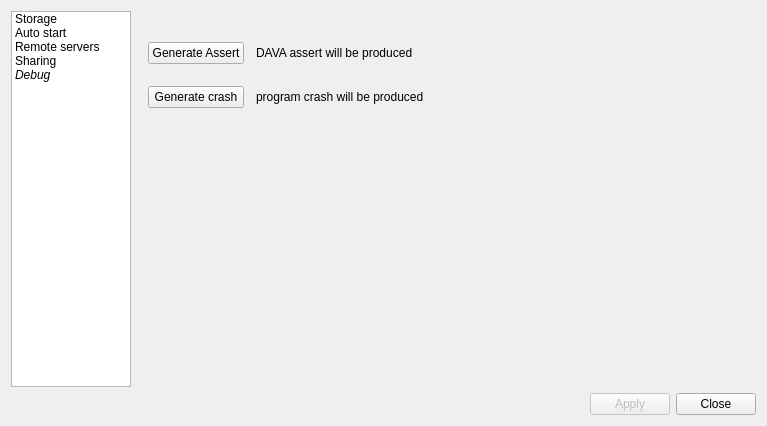
<?xml version="1.0" encoding="UTF-8"?>
<ui version="4.0">
 <class>AssetCacheServerWidget</class>
 <widget class="QMainWindow" name="AssetCacheServerWidget">
  <property name="enabled">
   <bool>true</bool>
  </property>
  <property name="geometry">
   <rect>
    <x>0</x>
    <y>0</y>
    <width>767</width>
    <height>426</height>
   </rect>
  </property>
  <property name="sizePolicy">
   <sizepolicy hsizetype="Preferred" vsizetype="MinimumExpanding">
    <horstretch>0</horstretch>
    <verstretch>0</verstretch>
   </sizepolicy>
  </property>
  <property name="minimumSize">
   <size>
    <width>600</width>
    <height>0</height>
   </size>
  </property>
  <property name="maximumSize">
   <size>
    <width>16777215</width>
    <height>16777215</height>
   </size>
  </property>
  <property name="baseSize">
   <size>
    <width>450</width>
    <height>0</height>
   </size>
  </property>
  <property name="windowTitle">
   <string>Asset Cache Server</string>
  </property>
  <widget class="QWidget" name="centralWidget">
   <property name="sizePolicy">
    <sizepolicy hsizetype="Preferred" vsizetype="MinimumExpanding">
     <horstretch>0</horstretch>
     <verstretch>0</verstretch>
    </sizepolicy>
   </property>
   <layout class="QGridLayout" name="gridLayout">
    <item row="1" column="0" colspan="5">
     <layout class="QHBoxLayout" name="saveCancelLayout">
      <item>
       <spacer name="horizontalSpacer">
        <property name="orientation">
         <enum>Qt::Horizontal</enum>
        </property>
        <property name="sizeHint" stdset="0">
         <size>
          <width>40</width>
          <height>20</height>
         </size>
        </property>
       </spacer>
      </item>
      <item>
       <widget class="QPushButton" name="applyButton">
        <property name="enabled">
         <bool>false</bool>
        </property>
        <property name="text">
         <string>Apply</string>
        </property>
       </widget>
      </item>
      <item>
       <widget class="QPushButton" name="closeButton">
        <property name="text">
         <string>Close</string>
        </property>
       </widget>
      </item>
     </layout>
    </item>
    <item row="0" column="0">
     <widget class="QListWidget" name="settingsListWidget">
      <property name="sizePolicy">
       <sizepolicy hsizetype="Fixed" vsizetype="Expanding">
        <horstretch>0</horstretch>
        <verstretch>0</verstretch>
       </sizepolicy>
      </property>
      <property name="minimumSize">
       <size>
        <width>120</width>
        <height>0</height>
       </size>
      </property>
      <property name="maximumSize">
       <size>
        <width>120</width>
        <height>16777215</height>
       </size>
      </property>
      <item>
       <property name="text">
        <string>Storage</string>
       </property>
      </item>
      <item>
       <property name="text">
        <string>Auto start</string>
       </property>
      </item>
      <item>
       <property name="text">
        <string>Remote servers</string>
       </property>
      </item>
      <item>
       <property name="text">
        <string>Sharing</string>
       </property>
      </item>
      <item>
       <property name="text">
        <string>Debug</string>
       </property>
       <property name="font">
        <font>
         <italic>true</italic>
         <strikeout>false</strikeout>
        </font>
       </property>
      </item>
     </widget>
    </item>
    <item row="0" column="1">
     <widget class="QStackedWidget" name="stackedWidget">
      <property name="currentIndex">
       <number>4</number>
      </property>
      <widget class="QWidget" name="pageStorage">
       <layout class="QVBoxLayout" name="verticalLayout">
        <item>
         <layout class="QVBoxLayout" name="verticalLayout_4">
          <item>
           <layout class="QGridLayout" name="gridLayout_3">
            <item row="0" column="0">
             <widget class="QLabel" name="cacheLabel_3">
              <property name="sizePolicy">
               <sizepolicy hsizetype="Preferred" vsizetype="Fixed">
                <horstretch>0</horstretch>
                <verstretch>0</verstretch>
               </sizepolicy>
              </property>
              <property name="minimumSize">
               <size>
                <width>0</width>
                <height>25</height>
               </size>
              </property>
              <property name="maximumSize">
               <size>
                <width>150</width>
                <height>25</height>
               </size>
              </property>
              <property name="text">
               <string>Cache folder:</string>
              </property>
              <property name="alignment">
               <set>Qt::AlignLeading|Qt::AlignLeft|Qt::AlignVCenter</set>
              </property>
             </widget>
            </item>
            <item row="1" column="0">
             <widget class="QLabel" name="folderSizeLabel">
              <property name="sizePolicy">
               <sizepolicy hsizetype="Preferred" vsizetype="Fixed">
                <horstretch>0</horstretch>
                <verstretch>0</verstretch>
               </sizepolicy>
              </property>
              <property name="minimumSize">
               <size>
                <width>0</width>
                <height>25</height>
               </size>
              </property>
              <property name="maximumSize">
               <size>
                <width>16777215</width>
                <height>25</height>
               </size>
              </property>
              <property name="text">
               <string>Cache maximum size:</string>
              </property>
              <property name="alignment">
               <set>Qt::AlignLeading|Qt::AlignLeft|Qt::AlignVCenter</set>
              </property>
             </widget>
            </item>
            <item row="1" column="1">
             <widget class="QDoubleSpinBox" name="cacheSizeSpinBox">
              <property name="sizePolicy">
               <sizepolicy hsizetype="Preferred" vsizetype="Fixed">
                <horstretch>0</horstretch>
                <verstretch>0</verstretch>
               </sizepolicy>
              </property>
              <property name="minimumSize">
               <size>
                <width>0</width>
                <height>0</height>
               </size>
              </property>
              <property name="maximumSize">
               <size>
                <width>100</width>
                <height>16777215</height>
               </size>
              </property>
              <property name="alignment">
               <set>Qt::AlignRight|Qt::AlignTrailing|Qt::AlignVCenter</set>
              </property>
              <property name="suffix">
               <string> GB</string>
              </property>
              <property name="value">
               <double>5.000000000000000</double>
              </property>
             </widget>
            </item>
            <item row="1" column="2">
             <widget class="QLabel" name="label_">
              <property name="text">
               <string>disk space allowed to be occupied by asset cache</string>
              </property>
             </widget>
            </item>
            <item row="2" column="0">
             <spacer name="verticalSpacer_10">
              <property name="orientation">
               <enum>Qt::Vertical</enum>
              </property>
              <property name="sizeType">
               <enum>QSizePolicy::Fixed</enum>
              </property>
              <property name="sizeHint" stdset="0">
               <size>
                <width>20</width>
                <height>35</height>
               </size>
              </property>
             </spacer>
            </item>
            <item row="2" column="3">
             <widget class="QPushButton" name="clearButton">
              <property name="sizePolicy">
               <sizepolicy hsizetype="Fixed" vsizetype="Fixed">
                <horstretch>0</horstretch>
                <verstretch>0</verstretch>
               </sizepolicy>
              </property>
              <property name="text">
               <string>Clear</string>
              </property>
             </widget>
            </item>
            <item row="3" column="0">
             <widget class="QLabel" name="numberOfFilesLabel">
              <property name="sizePolicy">
               <sizepolicy hsizetype="Preferred" vsizetype="Fixed">
                <horstretch>0</horstretch>
                <verstretch>0</verstretch>
               </sizepolicy>
              </property>
              <property name="minimumSize">
               <size>
                <width>0</width>
                <height>25</height>
               </size>
              </property>
              <property name="maximumSize">
               <size>
                <width>16777215</width>
                <height>25</height>
               </size>
              </property>
              <property name="text">
               <string>Number of files in memory:</string>
              </property>
              <property name="alignment">
               <set>Qt::AlignLeading|Qt::AlignLeft|Qt::AlignVCenter</set>
              </property>
             </widget>
            </item>
            <item row="3" column="1">
             <widget class="QSpinBox" name="numberOfFilesSpinBox">
              <property name="sizePolicy">
               <sizepolicy hsizetype="Preferred" vsizetype="Fixed">
                <horstretch>0</horstretch>
                <verstretch>0</verstretch>
               </sizepolicy>
              </property>
              <property name="minimumSize">
               <size>
                <width>0</width>
                <height>0</height>
               </size>
              </property>
              <property name="maximumSize">
               <size>
                <width>100</width>
                <height>16777215</height>
               </size>
              </property>
              <property name="alignment">
               <set>Qt::AlignRight|Qt::AlignTrailing|Qt::AlignVCenter</set>
              </property>
              <property name="minimum">
               <number>1</number>
              </property>
              <property name="maximum">
               <number>9999</number>
              </property>
              <property name="value">
               <number>5</number>
              </property>
             </widget>
            </item>
            <item row="3" column="2">
             <widget class="QLabel" name="numberOfFilesLabel2">
              <property name="sizePolicy">
               <sizepolicy hsizetype="Preferred" vsizetype="Fixed">
                <horstretch>0</horstretch>
                <verstretch>0</verstretch>
               </sizepolicy>
              </property>
              <property name="text">
               <string>number of files stored in RAM for faster data referencing</string>
              </property>
             </widget>
            </item>
            <item row="4" column="0">
             <widget class="QLabel" name="autoSaveLabel">
              <property name="sizePolicy">
               <sizepolicy hsizetype="Preferred" vsizetype="Fixed">
                <horstretch>0</horstretch>
                <verstretch>0</verstretch>
               </sizepolicy>
              </property>
              <property name="minimumSize">
               <size>
                <width>0</width>
                <height>25</height>
               </size>
              </property>
              <property name="maximumSize">
               <size>
                <width>16777215</width>
                <height>25</height>
               </size>
              </property>
              <property name="text">
               <string>Auto save timeout:</string>
              </property>
              <property name="alignment">
               <set>Qt::AlignLeading|Qt::AlignLeft|Qt::AlignVCenter</set>
              </property>
             </widget>
            </item>
            <item row="4" column="1">
             <widget class="QSpinBox" name="autoSaveTimeoutSpinBox">
              <property name="sizePolicy">
               <sizepolicy hsizetype="Preferred" vsizetype="Fixed">
                <horstretch>0</horstretch>
                <verstretch>0</verstretch>
               </sizepolicy>
              </property>
              <property name="minimumSize">
               <size>
                <width>0</width>
                <height>0</height>
               </size>
              </property>
              <property name="maximumSize">
               <size>
                <width>100</width>
                <height>16777215</height>
               </size>
              </property>
              <property name="alignment">
               <set>Qt::AlignRight|Qt::AlignTrailing|Qt::AlignVCenter</set>
              </property>
              <property name="suffix">
               <string> min</string>
              </property>
              <property name="minimum">
               <number>1</number>
              </property>
              <property name="maximum">
               <number>60</number>
              </property>
              <property name="value">
               <number>5</number>
              </property>
             </widget>
            </item>
            <item row="4" column="2">
             <widget class="QLabel" name="autoSaveLabel2">
              <property name="sizePolicy">
               <sizepolicy hsizetype="Preferred" vsizetype="Fixed">
                <horstretch>0</horstretch>
                <verstretch>0</verstretch>
               </sizepolicy>
              </property>
              <property name="text">
               <string>period of resaving of cache.dat file</string>
              </property>
             </widget>
            </item>
            <item row="0" column="1" colspan="3">
             <layout class="QHBoxLayout" name="horizontalLayout">
              <item>
               <widget class="QLineEdit" name="cacheFolderLineEdit">
                <property name="minimumSize">
                 <size>
                  <width>200</width>
                  <height>22</height>
                 </size>
                </property>
                <property name="maximumSize">
                 <size>
                  <width>16777215</width>
                  <height>22</height>
                 </size>
                </property>
               </widget>
              </item>
              <item>
               <widget class="QPushButton" name="selectFolderButton">
                <property name="minimumSize">
                 <size>
                  <width>50</width>
                  <height>0</height>
                 </size>
                </property>
                <property name="maximumSize">
                 <size>
                  <width>50</width>
                  <height>16777215</height>
                 </size>
                </property>
                <property name="text">
                 <string>...</string>
                </property>
               </widget>
              </item>
             </layout>
            </item>
            <item row="2" column="1" colspan="2">
             <widget class="QProgressBar" name="occupiedSizeBar">
              <property name="styleSheet">
               <string notr="true">QProgressBar {
    border: 1px solid grey;
}

QProgressBar::chunk {
	background-color: rgb(85, 170, 255)
}</string>
              </property>
              <property name="value">
               <number>24</number>
              </property>
              <property name="alignment">
               <set>Qt::AlignCenter</set>
              </property>
              <property name="textVisible">
               <bool>true</bool>
              </property>
              <property name="invertedAppearance">
               <bool>false</bool>
              </property>
              <property name="format">
               <string>space used: %p% </string>
              </property>
             </widget>
            </item>
           </layout>
          </item>
         </layout>
        </item>
        <item>
         <spacer name="verticalSpacer_8">
          <property name="orientation">
           <enum>Qt::Vertical</enum>
          </property>
          <property name="sizeType">
           <enum>QSizePolicy::Expanding</enum>
          </property>
          <property name="sizeHint" stdset="0">
           <size>
            <width>20</width>
            <height>98</height>
           </size>
          </property>
         </spacer>
        </item>
       </layout>
      </widget>
      <widget class="QWidget" name="pageAutoStart">
       <layout class="QVBoxLayout" name="verticalLayout_3">
        <item>
         <layout class="QHBoxLayout" name="horizontalLayout_2">
          <item>
           <layout class="QGridLayout" name="gridLayout_4">
            <item row="2" column="1">
             <widget class="QLabel" name="restartLabel2_3">
              <property name="sizePolicy">
               <sizepolicy hsizetype="Preferred" vsizetype="Fixed">
                <horstretch>0</horstretch>
                <verstretch>0</verstretch>
               </sizepolicy>
              </property>
              <property name="minimumSize">
               <size>
                <width>0</width>
                <height>30</height>
               </size>
              </property>
              <property name="maximumSize">
               <size>
                <width>16777215</width>
                <height>30</height>
               </size>
              </property>
              <property name="text">
               <string>restart server on crash. System reboot is required to take effect.</string>
              </property>
              <property name="wordWrap">
               <bool>false</bool>
              </property>
             </widget>
            </item>
            <item row="0" column="0">
             <widget class="QCheckBox" name="systemStartupCheckBox">
              <property name="sizePolicy">
               <sizepolicy hsizetype="Minimum" vsizetype="Fixed">
                <horstretch>0</horstretch>
                <verstretch>20</verstretch>
               </sizepolicy>
              </property>
              <property name="minimumSize">
               <size>
                <width>0</width>
                <height>20</height>
               </size>
              </property>
              <property name="text">
               <string/>
              </property>
             </widget>
            </item>
            <item row="0" column="1">
             <widget class="QLabel" name="label_10">
              <property name="sizePolicy">
               <sizepolicy hsizetype="Preferred" vsizetype="Fixed">
                <horstretch>0</horstretch>
                <verstretch>0</verstretch>
               </sizepolicy>
              </property>
              <property name="minimumSize">
               <size>
                <width>0</width>
                <height>30</height>
               </size>
              </property>
              <property name="maximumSize">
               <size>
                <width>16777215</width>
                <height>30</height>
               </size>
              </property>
              <property name="text">
               <string>launch application on OS startup</string>
              </property>
             </widget>
            </item>
            <item row="1" column="0">
             <widget class="QCheckBox" name="autoStartCheckBox">
              <property name="sizePolicy">
               <sizepolicy hsizetype="Minimum" vsizetype="Fixed">
                <horstretch>0</horstretch>
                <verstretch>20</verstretch>
               </sizepolicy>
              </property>
              <property name="minimumSize">
               <size>
                <width>0</width>
                <height>20</height>
               </size>
              </property>
              <property name="text">
               <string/>
              </property>
              <property name="tristate">
               <bool>false</bool>
              </property>
             </widget>
            </item>
            <item row="2" column="0">
             <widget class="QCheckBox" name="restartCheckBox">
              <property name="text">
               <string/>
              </property>
             </widget>
            </item>
            <item row="1" column="1">
             <widget class="QLabel" name="autoStartLabel2_3">
              <property name="sizePolicy">
               <sizepolicy hsizetype="Preferred" vsizetype="Fixed">
                <horstretch>0</horstretch>
                <verstretch>0</verstretch>
               </sizepolicy>
              </property>
              <property name="minimumSize">
               <size>
                <width>0</width>
                <height>30</height>
               </size>
              </property>
              <property name="maximumSize">
               <size>
                <width>16777215</width>
                <height>30</height>
               </size>
              </property>
              <property name="text">
               <string>set 'started' state on application launch</string>
              </property>
             </widget>
            </item>
           </layout>
          </item>
          <item>
           <spacer name="horizontalSpacer_2">
            <property name="orientation">
             <enum>Qt::Horizontal</enum>
            </property>
            <property name="sizeHint" stdset="0">
             <size>
              <width>40</width>
              <height>20</height>
             </size>
            </property>
           </spacer>
          </item>
         </layout>
        </item>
        <item>
         <spacer name="verticalSpacer">
          <property name="orientation">
           <enum>Qt::Vertical</enum>
          </property>
          <property name="sizeHint" stdset="0">
           <size>
            <width>20</width>
            <height>129</height>
           </size>
          </property>
         </spacer>
        </item>
       </layout>
      </widget>
      <widget class="QWidget" name="pageRemote">
       <layout class="QVBoxLayout" name="verticalLayout_2">
        <item>
         <layout class="QHBoxLayout" name="horizontalLayout_3">
          <item>
           <widget class="QLabel" name="label">
            <property name="text">
             <string>Connect to remote:</string>
            </property>
           </widget>
          </item>
          <item>
           <widget class="QLineEdit" name="selectedRemoteLineEdit">
            <property name="enabled">
             <bool>true</bool>
            </property>
            <property name="sizePolicy">
             <sizepolicy hsizetype="Preferred" vsizetype="Fixed">
              <horstretch>0</horstretch>
              <verstretch>0</verstretch>
             </sizepolicy>
            </property>
            <property name="palette">
             <palette>
              <active>
               <colorrole role="Base">
                <brush brushstyle="SolidPattern">
                 <color alpha="255">
                  <red>243</red>
                  <green>243</green>
                  <blue>243</blue>
                 </color>
                </brush>
               </colorrole>
              </active>
              <inactive>
               <colorrole role="Base">
                <brush brushstyle="SolidPattern">
                 <color alpha="255">
                  <red>243</red>
                  <green>243</green>
                  <blue>243</blue>
                 </color>
                </brush>
               </colorrole>
              </inactive>
              <disabled>
               <colorrole role="Base">
                <brush brushstyle="SolidPattern">
                 <color alpha="255">
                  <red>240</red>
                  <green>240</green>
                  <blue>240</blue>
                 </color>
                </brush>
               </colorrole>
              </disabled>
             </palette>
            </property>
            <property name="readOnly">
             <bool>true</bool>
            </property>
           </widget>
          </item>
          <item>
           <spacer name="horizontalSpacer_3">
            <property name="orientation">
             <enum>Qt::Horizontal</enum>
            </property>
            <property name="sizeHint" stdset="0">
             <size>
              <width>40</width>
              <height>20</height>
             </size>
            </property>
           </spacer>
          </item>
         </layout>
        </item>
        <item>
         <widget class="QScrollArea" name="scrollArea">
          <property name="maximumSize">
           <size>
            <width>16777215</width>
            <height>16777215</height>
           </size>
          </property>
          <property name="widgetResizable">
           <bool>true</bool>
          </property>
          <widget class="QWidget" name="scrollAreaWidgetContents">
           <property name="geometry">
            <rect>
             <x>0</x>
             <y>0</y>
             <width>597</width>
             <height>300</height>
            </rect>
           </property>
          </widget>
         </widget>
        </item>
        <item>
         <widget class="QPushButton" name="addNewServerButton">
          <property name="text">
           <string>Add custom server</string>
          </property>
         </widget>
        </item>
       </layout>
      </widget>
      <widget class="QWidget" name="pageSharing">
       <layout class="QVBoxLayout" name="verticalLayout_6">
        <item>
         <widget class="QLabel" name="label_4">
          <property name="sizePolicy">
           <sizepolicy hsizetype="Preferred" vsizetype="Preferred">
            <horstretch>0</horstretch>
            <verstretch>0</verstretch>
           </sizepolicy>
          </property>
          <property name="text">
           <string>Allow other asset cache servers to connect to this server</string>
          </property>
          <property name="alignment">
           <set>Qt::AlignLeading|Qt::AlignLeft|Qt::AlignTop</set>
          </property>
          <property name="wordWrap">
           <bool>false</bool>
          </property>
         </widget>
        </item>
        <item>
         <spacer name="verticalSpacer_3">
          <property name="orientation">
           <enum>Qt::Vertical</enum>
          </property>
          <property name="sizeType">
           <enum>QSizePolicy::Fixed</enum>
          </property>
          <property name="sizeHint" stdset="0">
           <size>
            <width>20</width>
            <height>15</height>
           </size>
          </property>
         </spacer>
        </item>
        <item>
         <layout class="QHBoxLayout" name="horizontalLayout_5">
          <item>
           <layout class="QVBoxLayout" name="verticalLayout_5">
            <item>
             <layout class="QGridLayout" name="gridLayout_2">
              <property name="bottomMargin">
               <number>10</number>
              </property>
              <property name="verticalSpacing">
               <number>12</number>
              </property>
              <item row="0" column="0">
               <widget class="QLabel" name="label_2">
                <property name="text">
                 <string>Join to pool:</string>
                </property>
               </widget>
              </item>
              <item row="0" column="1">
               <widget class="QComboBox" name="poolComboBox">
                <property name="sizePolicy">
                 <sizepolicy hsizetype="Fixed" vsizetype="Fixed">
                  <horstretch>0</horstretch>
                  <verstretch>0</verstretch>
                 </sizepolicy>
                </property>
                <property name="maximumSize">
                 <size>
                  <width>140</width>
                  <height>16777215</height>
                 </size>
                </property>
               </widget>
              </item>
              <item row="1" column="0">
               <widget class="QLabel" name="label_3">
                <property name="text">
                 <string>Server name:</string>
                </property>
               </widget>
              </item>
              <item row="1" column="1">
               <widget class="QLineEdit" name="serverNameEdit">
                <property name="sizePolicy">
                 <sizepolicy hsizetype="Fixed" vsizetype="Fixed">
                  <horstretch>0</horstretch>
                  <verstretch>0</verstretch>
                 </sizepolicy>
                </property>
                <property name="minimumSize">
                 <size>
                  <width>120</width>
                  <height>0</height>
                 </size>
                </property>
                <property name="maximumSize">
                 <size>
                  <width>140</width>
                  <height>16777215</height>
                 </size>
                </property>
               </widget>
              </item>
             </layout>
            </item>
            <item>
             <layout class="QHBoxLayout" name="horizontalLayout_4">
              <item>
               <widget class="QPushButton" name="shareButton">
                <property name="text">
                 <string>Share this server</string>
                </property>
               </widget>
              </item>
              <item>
               <widget class="QPushButton" name="unshareButton">
                <property name="text">
                 <string>Unshare</string>
                </property>
               </widget>
              </item>
             </layout>
            </item>
           </layout>
          </item>
          <item>
           <spacer name="horizontalSpacer_4">
            <property name="orientation">
             <enum>Qt::Horizontal</enum>
            </property>
            <property name="sizeHint" stdset="0">
             <size>
              <width>40</width>
              <height>20</height>
             </size>
            </property>
           </spacer>
          </item>
         </layout>
        </item>
        <item>
         <spacer name="verticalSpacer_2">
          <property name="orientation">
           <enum>Qt::Vertical</enum>
          </property>
          <property name="sizeHint" stdset="0">
           <size>
            <width>17</width>
            <height>161</height>
           </size>
          </property>
         </spacer>
        </item>
       </layout>
      </widget>
      <widget class="QWidget" name="pageDebug">
       <layout class="QVBoxLayout" name="verticalLayout_7">
        <item>
         <spacer name="verticalSpacer_5">
          <property name="orientation">
           <enum>Qt::Vertical</enum>
          </property>
          <property name="sizeType">
           <enum>QSizePolicy::Fixed</enum>
          </property>
          <property name="sizeHint" stdset="0">
           <size>
            <width>13</width>
            <height>20</height>
           </size>
          </property>
         </spacer>
        </item>
        <item>
         <layout class="QHBoxLayout" name="horizontalLayout_6">
          <item>
           <layout class="QGridLayout" name="gridLayout_5">
            <property name="horizontalSpacing">
             <number>12</number>
            </property>
            <property name="verticalSpacing">
             <number>22</number>
            </property>
            <item row="0" column="1">
             <widget class="QLabel" name="label_5">
              <property name="text">
               <string>DAVA assert will be produced</string>
              </property>
             </widget>
            </item>
            <item row="1" column="0">
             <widget class="QPushButton" name="crashButton">
              <property name="text">
               <string>Generate crash</string>
              </property>
             </widget>
            </item>
            <item row="1" column="1">
             <widget class="QLabel" name="label_6">
              <property name="text">
               <string>program crash will be produced</string>
              </property>
             </widget>
            </item>
            <item row="0" column="0">
             <widget class="QPushButton" name="assertButton">
              <property name="text">
               <string>Generate Assert</string>
              </property>
             </widget>
            </item>
           </layout>
          </item>
          <item>
           <spacer name="horizontalSpacer_5">
            <property name="orientation">
             <enum>Qt::Horizontal</enum>
            </property>
            <property name="sizeHint" stdset="0">
             <size>
              <width>40</width>
              <height>20</height>
             </size>
            </property>
           </spacer>
          </item>
         </layout>
        </item>
        <item>
         <spacer name="verticalSpacer_4">
          <property name="orientation">
           <enum>Qt::Vertical</enum>
          </property>
          <property name="sizeHint" stdset="0">
           <size>
            <width>20</width>
            <height>249</height>
           </size>
          </property>
         </spacer>
        </item>
       </layout>
      </widget>
     </widget>
    </item>
   </layout>
  </widget>
 </widget>
 <layoutdefault spacing="6" margin="11"/>
 <resources/>
 <connections/>
</ui>
